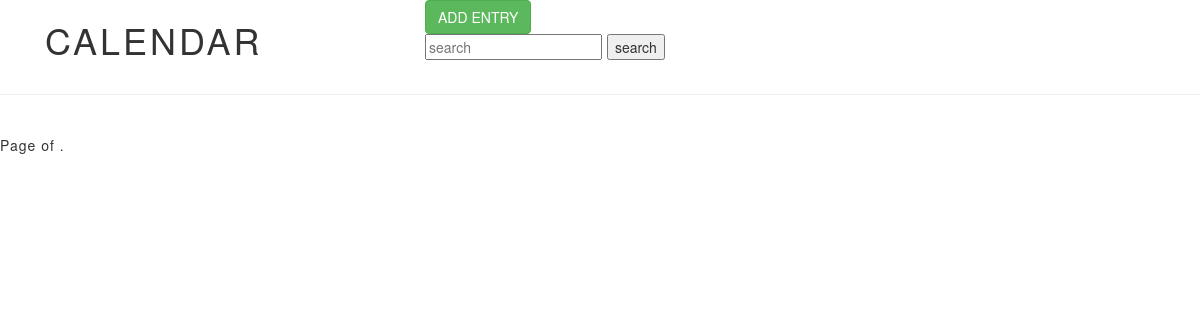
The app's page /entry/, older data.
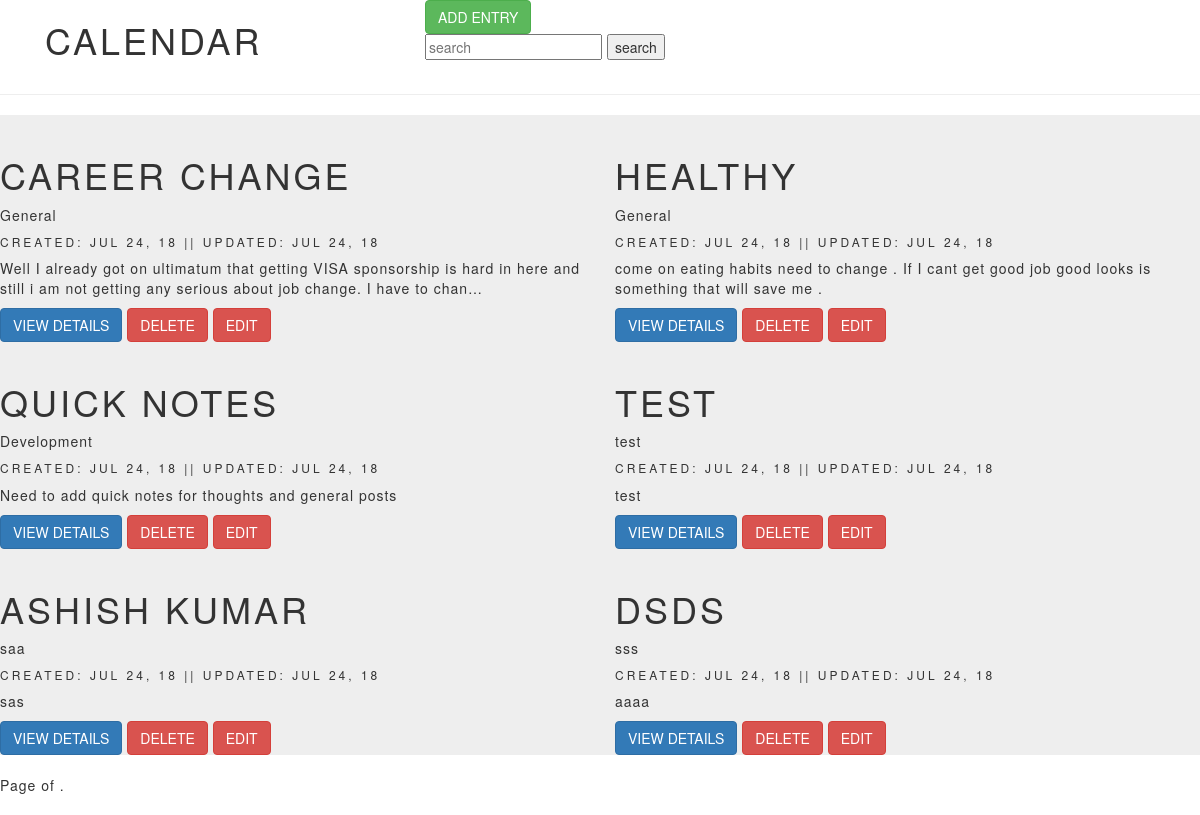
The same page, newer data.
### orgs/models.py (models this page shows)
class Entry(models.Model):
	name = models.CharField(max_length=200)
	type = models.CharField(max_length= 200)
	date = models.DateTimeField(auto_now= False, auto_now_add=True)
	updated = models.DateTimeField(auto_now= True, auto_now_add= False)
	description = models.TextField()

### orgs/views.py (the view)
# urls.py: path('entry/', views.index, name="index"),
def index(request):
	entries = Entry.objects.all()
	return render(request, "index.html", {'entries': entries})

### orgs/templates/index.html (shortened to what this page needs)
{% extends "base.html" %}
{% block content %}
<div class="row">
    <div class= "col-lg-4">
      <h1>calendar</h1>
    </div>
    <div class= "col-lg-8">
      <button onclick="window.location='{% url 'add' %}'"type="button" class="btn btn-success">Add Entry</button>
     <form method="GET" action=''    >
      <input type="text" name="q" placeholder="search" value="{{ request.get.q }}">
      <input type="submit" value= "search"/>
    </form>
</div>
    </div>
  </div>
	<hr/>
<div class="row">
	{% for entry in entries %}
	{% include "_calendar_entry.html" %}
	{% endfor %}
</div>
<div class="pagination">
    <span class="step-links">
        <span class="current">
            Page {{ entries.number }} of {{ entries.paginator.num_pages }}.
        </span>
    </span>
</div>
{% endblock %}

### orgs/templates/_calendar_entry.html
<div class="calendar-entry col-lg-6">
<br/s>
<h1> {{entry.name}}</h1>
<p> {{entry.type}}</p>
<h6> created: {{entry.date | date:"M d, y" }} || updated: {{entry.updated | date:"M d, y" }} </h6>
<p>{{entry.description | truncatechars:150 }}</p>
<button onclick="window.location='{% url 'details' pk=entry.id %}'" class="btn btn-primary"> View Details </button>
<button data-id="{{ entry.id }}" onclick="deleteCalendarEntry(this)" class='btn btn-danger'> Delete </button>
<button onclick="window.location='{% url 'update' pk=entry.id %}'" class='btn btn-danger'> Edit </button>
</div>

Row changes from the older to the newer data that the page shows:
added Entry: name "CAREER CHANGE", type "General", date "JUL 24, 18", updated "JUL 24, 18", description "Well I already got on ultimatum that getting VISA sponsorship is hard in here and still i am not getting any serious about job change. I have to chan…"
added Entry: name "HEALTHY", type "General", date "JUL 24, 18", updated "JUL 24, 18", description "come on eating habits need to change . If I cant get good job good looks is something that will save me ."
added Entry: name "QUICK NOTES", type "Development", date "JUL 24, 18", updated "JUL 24, 18", description "Need to add quick notes for thoughts and general posts"
added Entry: name "TEST", type "test", date "JUL 24, 18", updated "JUL 24, 18", description "test"
added Entry: name "ASHISH KUMAR", type "saa", date "JUL 24, 18", updated "JUL 24, 18", description "sas"
added Entry: name "DSDS", type "sss", date "JUL 24, 18", updated "JUL 24, 18", description "aaaa"
